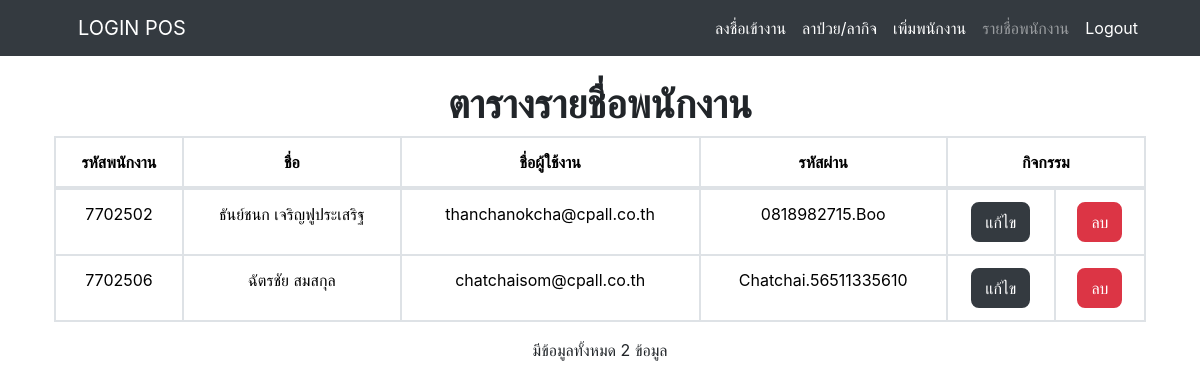
Page /system/employee.php (signed in) on the committed database.
### tables this page shows
CREATE TABLE `employee` (
  `user_id` int(25) NOT NULL,
  `user_name` varchar(50) NOT NULL,
  `user_email` varchar(50) NOT NULL,
  `user_passwd` varchar(100) NOT NULL
);

### system/employee.php (the view, shortened to what this page needs)
<?php
    include_once 'dbconnect.php';
    $sql = "SELECT * FROM employee ORDER BY user_id ASC";
    $result = mysqli_query($con, $sql);
 ?>
<!DOCTYPE html>
<html lang="en">
    <head>
        <link rel="stylesheet" href="/lib/bootstrap.min.css">
		<link rel="stylesheet" href="https://cdnjs.cloudflare.com/ajax/libs/sweetalert/1.1.3/sweetalert.css">
        <link href="css/styles.css" rel="stylesheet" />
        <link href="css/styles.css" rel="stylesheet" />
    </head>
    <body>
        <nav class="navbar navbar-expand-lg navbar-dark bg-dark">
            <div class="container">
                <div class="col-md-6"><a class="navbar-brand" href="#!">LOGIN POS</a></div>
                <div class="collapse navbar-collapse" id="navbarSupportedContent">
                <ul class="navbar-nav ms-auto mb-8 mb-lg-0">
                    <li class="nav-item"><a class="nav-link active" aria-current="page" href="show_user.php">ลงชื่อเข้างาน</a></li>
                    <li class="nav-item"><a class="nav-link active" aria-current="page" href="show_leave.php">ลาป่วย/ลากิจ</a></li>
                    <li class="nav-item"><a class="nav-link active" aria-current="page" href="add.php">เพิ่มพนักงาน</a></li>
			        <li class="nav-item"><a class="nav-link" href="employee.php">รายชื่อพนักงาน</a></li>
                    <li class="nav-item"><a class="nav-link active" aria-current="page" href="login.php">Logout</a></li>
                </ul>
                </div>
            </div>
        </nav>
 <header><br>
 <div class="container">
            <h1 class="text-center">ตารางรายชื่อพนักงาน</h1>
            <div class="table-responsive">
                <table class="table table-bordered  bg-white ">
                    <thead>
                     <tr class="text-nowrap text-center">
                         <th>รหัสพนักงาน</th>
                         <th>ชื่อ</th>
                         <th>ชื่อผู้ใช้งาน</th>
                         <th>รหัสผ่าน</th>
                         <th colspan="2" style="text-align:center">กิจกรรม</th>
                     </tr>
                </thead>
            <tbody>
                <?php while ($row = mysqli_fetch_array($result)) { ?>
                    <tr class="text-nowrap text-center">
                        <td><?php echo $row['user_id'];?></td>
                        <td><?php echo $row['user_name'];?></td>
                        <td><?php echo $row['user_email'];?></td>
                        <td><?php echo $row['user_passwd'];?></td>
                        <td><input type="button" value="แก้ไข" name="btn-edit" class="btn btn-dark" onclick = "update_user (<?php echo $row['user_id']; ?>);"></td>
                        <td><input type="button" value="ลบ" name="btn-delete" class="btn btn-danger" onclick ="delete_user (<?php echo $row['user_id']; ?>);"></td>
                    </tr>
                <?php } ?>
                </tbody>
             </table>
            </div>
            <center><div>มีข้อมูลทั้งหมด <?php echo mysqli_num_rows($result) . " ข้อมูล"; ?></div></center><br>
     </div>
</header>
    </body>
</html>

### rows in the picture
employee: user_id "7702502", user_name "ธันย์ชนก เจริญฟูประเสริฐ", user_email "thanchanokcha@cpall.co.th", user_passwd "0818982715.Boo"
employee: user_id "7702506", user_name "ฉัตรชัย สมสกุล", user_email "chatchaisom@cpall.co.th", user_passwd "Chatchai.56511335610"

### other values in the picture
mysqli_num_rows($result) "2"
